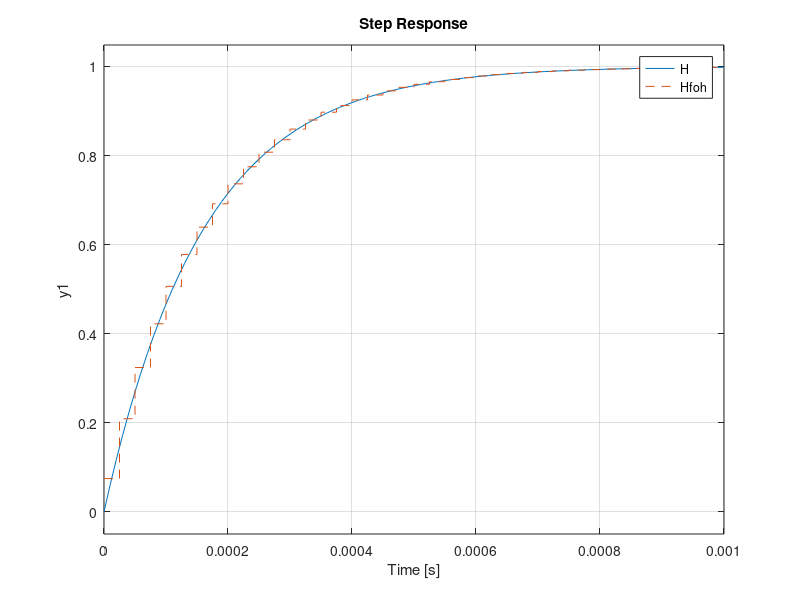
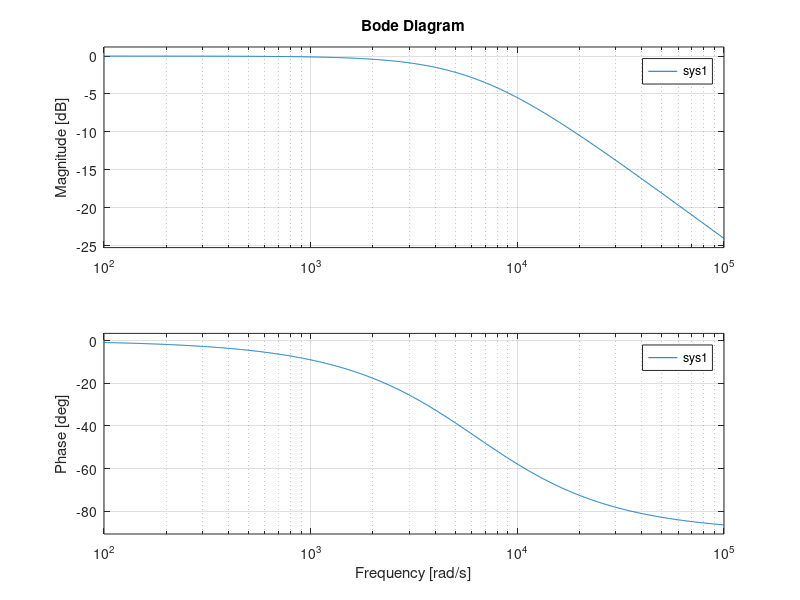

These figures' MATLAB source, in order:
% 
% clc;
% close;
% clear;
% 
% 
% 
% 
% %科2电流计算公式
% %   16Kw/220V=72.7A
% %   16Kw/230V=69.6A
% 
% %科3电流计算公式（三相 120度）
% %   16Kw/380V/1.732 = 24.3A
% 
% %科4电流计算公式（三相 120度）
% %   30Kw/380V/1.732 = 45.6A
% 
% 
% % 清除内存和关闭所有图形窗口
% clear;
% close all;
% clc;
% 
% % 定义正弦信号的参数
% A = 1; % 幅度
% f = 10; % 频率 (Hz)
% w = 2 * pi * f; % 角频率 (rad/s)
% p = 0; % 相位 (rad)
% 
% % 定义采样参数
% T = 1; % 信号持续时间 (s)
% fs = 20 * f; % 采样频率 (Hz)
% dt = 1 / fs; % 采样间隔 (s)
% t = -T/2 : dt : T/2; % 时间向量
% 
% % 生成正弦信号
% s = A * sin(w * t + p);
% 
% % 绘制正弦信号
% figure;
% plot(t, s);
% xlabel('时间 (s)');
% ylabel('幅度');
% title('正弦信号');
% grid on;

% 'zoh' - 零阶保持（默认值）。假定控制输入在采样时间周期 Ts 内是分段常量。
% 'foh' - 三角形逼近（修正一阶保持）。假定控制输入在采样时间周期 Ts 内是分段线性值。
% 'impulse' - 冲激不变离散化
% 'tustin' - 双线性（突斯汀）方法。要使用频率预修正指定此方法（以前称为 'prewarp' 方法），请使用 c2dOptions 的 PrewarpFrequency 选项。
% 'matched' - 零极点匹配法
% 'least-squares' - 最小二乘法
% 'damped' - 仅基于 sparss 模型的 TRBDF2 公式的阻尼突斯汀逼近。

%'zoh'、'foh'、'impulse'、'tustin'、'matched'、'least-squares' 或 'damped'。
%%--------------------------------------------------------------------------
% 1. 零阶保持法 (ZOH - Zero Order Hold)
% G(z) = (1 - e^(-wn*T)) / (z - e^(-wn*T))
% y[n] = e^(-wn*T) * y[n-1] + (1 - e^(-wn*T)) * x[n-1]

%%--------------------------------------------------------------------------
%2. 一阶保持法 (FOH - First Order Hold)
%G(z) = (1/T) * Z{ (1 - e^(-sT))/s * G(s)/s }
%y[n] = e^(-wn*T) * y[n-1] + (1 - e^(-wn*T)) * x[n] - e^(-wn*T) * (1 - e^(-wn*T)) * x[n-1]

%%--------------------------------------------------------------------------
%3. 双线性变换法 (Tustin/Bilinear Transform)
%s = (2/T) * (z-1)/(z+1)
%G(z) = wn / [(2/T)*(z-1)/(z+1) + wn] 
%     = (wn*T*(z+1)) / (2(z-1) + wn*T(z+1))
%y[n] = [(2 - wn*T)/(2 + wn*T)] * y[n-1] + [(wn*T)/(2 + wn*T)] * (x[n] + x[n-1])

%%--------------------------------------------------------------------------
%4. 前向差分法 (Forward Euler)
% s = (z-1)/T
% G(z) = wn / [(z-1)/T + wn]
% y[n] = (1 - wn*T) * y[n-1] + wn*T * x[n-1]

%%--------------------------------------------------------------------------
% 5. 后向差分法 (Backward Euler)
% s = (z-1)/(z*T)
% G(z) = wn / [(z-1)/(z*T) + wn]
% y[n] = [1/(1+wn*T)] * y[n-1] + [wn*T/(1+wn*T)] * x[n]

%%--------------------------------------------------------------------------

wn = 6280           ;
fs = 40000
s = tf('s')         ;
sys1 = wn/(s+wn)    ;


Cd = c2d(sys1,1/fs,'zoh')
Cd.Variable = 'z^-1'
Hfoh = c2d(sys1,1/fs,'foh');
Htustin = c2d(sys1,1/fs,'tustin');
Htustin.Variable = 'z^-1'
H = tf(sys1);

step(H,'-',Hfoh,'--');
figure
step(H,'-',Htustin,'--');
bode(sys1);

%tustin


%% 传递函数小技巧

% %%  s = tf(‘s’) 创建特殊变量 s，使用该变量来创建连续时间传递函数模型，比指定多项式系数更容易、更直观。
% %示例代码（带有延时的传递函数）
% s = tf('s');	Ca = exp(-s) * 1/(1+s);    bode(Ca);
% 
% %% 同理，z = tf(‘z’,Ts) 创建特殊变量 z，使用该变量来创建离散时间传递函数模型。
% %离散传递函数示例代码
% z = tf('z',0.1);    sys = (z-1)/(z^2-1.85*z+0.9); bode(Ca);
% 
% %% 通过配置离散传函的Variable属性，使z 表示转变为z^{-1}表示。
% 
% Cd1 = tf([1,2],[3,4,5],0.001)     % 系统默认离散传函，z表示
% Cd1.Variable = 'z^-1'             % 修改属性，转为z^-1表示
% 
% %% bode函数不仅可以用来绘制连续传递函数的波特图，也可以用于绘制离散系统的波特图，如下案例所示。
% Ca = tf([1,0],[1 0 (2*pi*250)^2]);
% Cd = c2d(Ca,0.001,'tustin');
% bode(Ca, Cd);legend('Ca','Cd')
